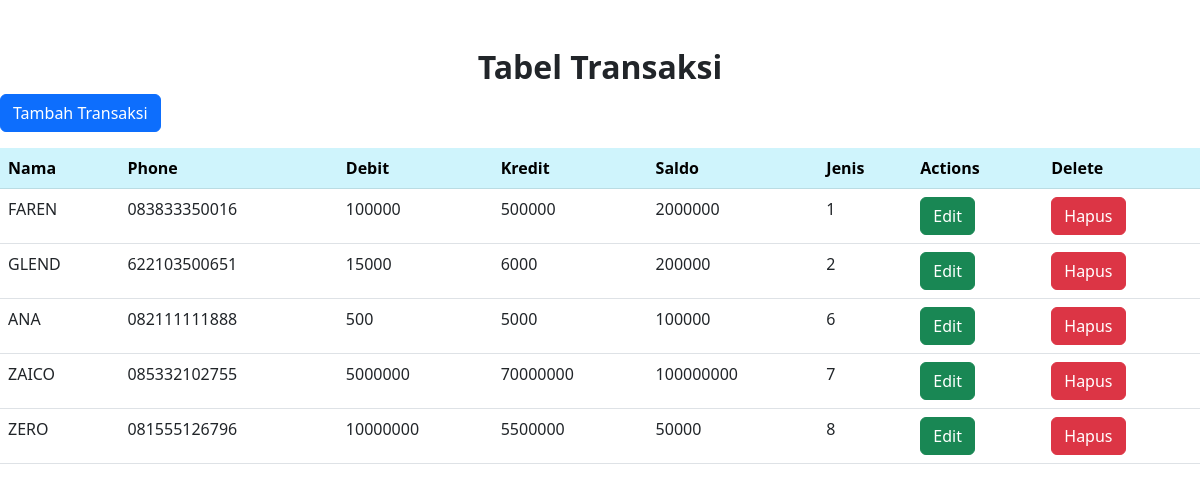
The app's page /transaksi/ with its own data.
### dashboard/models.py (models this page shows, shortened)
class Transaksi(models.Model):
    nama = models.CharField(max_length=100)
    phone = models.CharField(max_length=50)
    debit = models.IntegerField(default=0)
    kredit = models.IntegerField(default=0)
    saldo = models.IntegerField(default=0)
    jenis_id = models.ForeignKey(Jenis(), on_delete=models.CASCADE, null=True)

### dashboard/views.py (the view)
# urls.py: path("transaksi/", transaksi_list, name='transaksi'),
def transaksi_list(request):
    Transaksis = Transaksi.objects.all()
    konteks={
        'Transaksis' :Transaksis,
    }
    return render(request, 'transaksi_list.html', konteks)

### dashboard/templates/transaksi_list.html (shortened to what this page needs)
{%load static%}
{%block content%}
<!doctype html>
<html lang="en">
  <head>
    <link href="https://cdn.jsdelivr.net/npm/bootstrap@5.2.3/dist/css/bootstrap.min.css" rel="stylesheet">
  </head>
  <body>
    <center>
      <h2 class="mt-5 fw-bolder">Tabel Transaksi</h2>
      </center>
    <p><a href="{% url 'addtransaksi' %}" class="btn btn-primary">Tambah Transaksi</a></p>
    <table class="table">
      <thead class="table-info">
          <tr>
            <th scope="col">Nama</th>
            <th scope="col">Phone</th>
            <th scope="col">Debit</th>
            <th scope="col">Kredit</th>
            <th scope="col">Saldo</th>
            <th scope="col">Jenis</th>
            <th scope="col">Actions</th>
            <th scope="col">Delete</th>
          </tr>
        </thead>
        <tbody>
          {%for Transaksi in Transaksis %}
          <tr>
            <td>{{ Transaksi.nama }}</td>
            <td>{{ Transaksi.phone }}</td>
            <td>{{ Transaksi.debit }}</td>
            <td>{{ Transaksi.kredit }}</td>
            <td>{{ Transaksi.saldo }}</td>
            <td>{{ Transaksi.jenis_id_id }}</td>
            <td><a class="btn btn-success" href="{% url 'ubah_transaksi' Transaksi.id %}">Edit</a></td>
            <td><button type="button" class="btn btn-danger" data-bs-toggle="modal"
              data-bs-target="#hapus-{{ Transaksi.id }}">Hapus</button></td>
          </tr>
          {% endfor %}
        </tbody>
      </table>
  </body>
</html>
{%endblock%}

### records on screen
Transaksi: nama "FAREN", phone "083833350016", debit "100000", kredit "500000", saldo "2000000", jenis_id_id "1"
Transaksi: nama "GLEND", phone "622103500651", debit "15000", kredit "6000", saldo "200000", jenis_id_id "2"
Transaksi: nama "ANA", phone "082111111888", debit "500", kredit "5000", saldo "100000", jenis_id_id "6"
Transaksi: nama "ZAICO", phone "085332102755", debit "5000000", kredit "70000000", saldo "100000000", jenis_id_id "7"
Transaksi: nama "ZERO", phone "081555126796", debit "10000000", kredit "5500000", saldo "50000", jenis_id_id "8"
